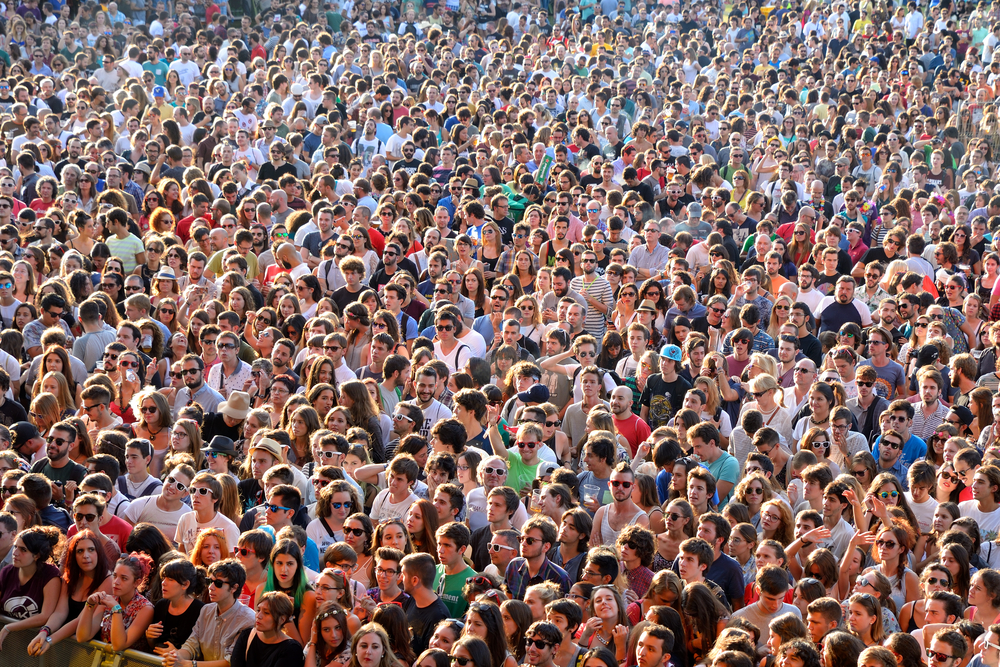
#> input picture JUPYTER_NB/Image Processing/crowd1.jpg, 1000 x 667 px, found by its file name
$ jupyter execute --allow-errors Crowd+Attendance-Copy1.ipynb
#> lines starting #> are read from the running program, lines starting #| are printed output that depends on the picture
# Crowd Attendance Based On Open CV

### Importing Libraries

[cell 1]
import numpy as np
import cv2

### Defining the Cascade Classifier (The Classifier that detects Faces)

[cell 2]
face_cascade = cv2.CascadeClassifier("/Users/Mudit/haarcascade_frontalface_default.xml")


img = cv2.imread("/Users/Mudit/crowd1.jpg")
#> img is the input picture: shape (667, 1000, 3); mean B, G, R 104, 107.5, 132.3
gray = cv2.cvtColor(img, cv2.COLOR_BGR2GRAY)
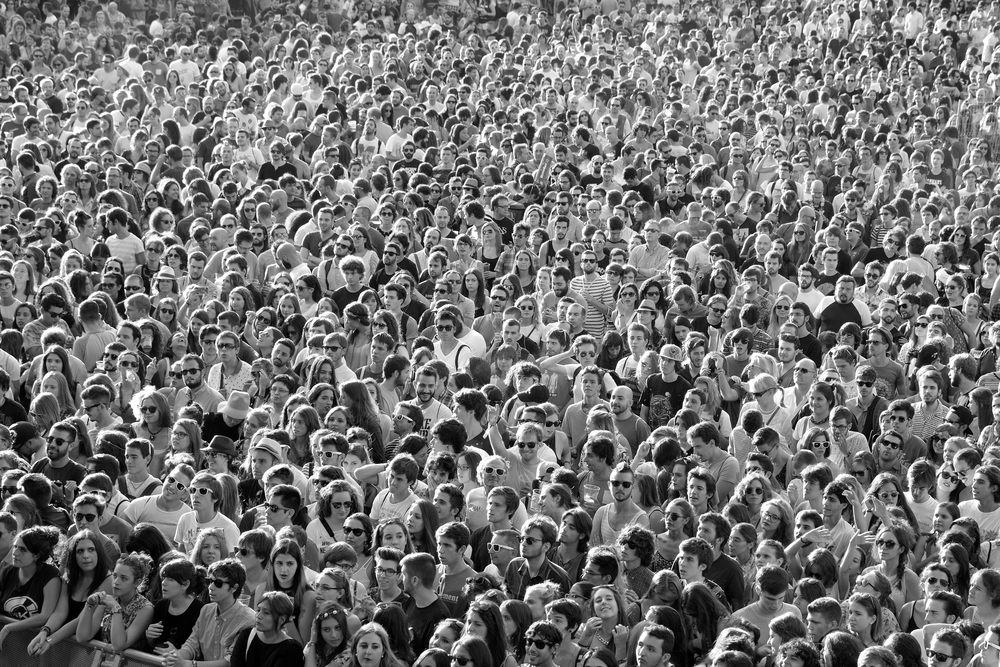
#> gray: shape (667, 1000); min 0, max 255, mean 114.5
